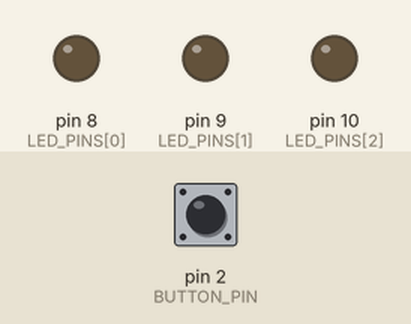
Simulated run of this sketch. Board: Arduino Uno, built with avr-gcc and run on an emulated ATmega328P. On the bench: output pins drawn as LEDs (lit = HIGH). Dashed ring = blinking. The inputs (shaded band) are chosen by the test bench; at power-on: pin 2 (BUTTON_PIN) HIGH.

Above: at 1.2 s.
1.3 s: pin 2 (BUTTON_PIN) pulled LOW for 0.15 s
At 1.45 s:
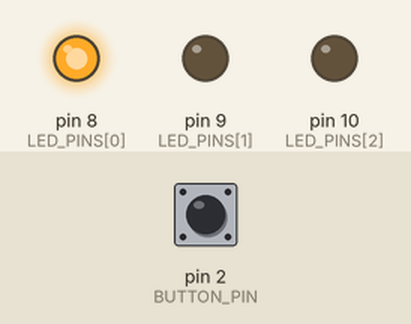
3.7 s: pin 2 (BUTTON_PIN) pulled LOW for 1 s
At 4.15 s:
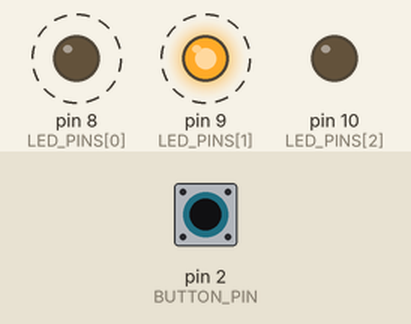
6.7 s: pin 2 (BUTTON_PIN) pulled LOW for 3.2 s
At 7.45 s:
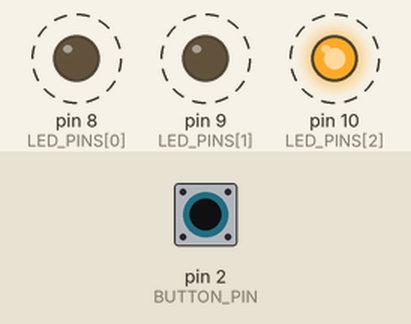
Timing chart, 0 to 11.8 s (numbered marks = the images above; inputs shaded):
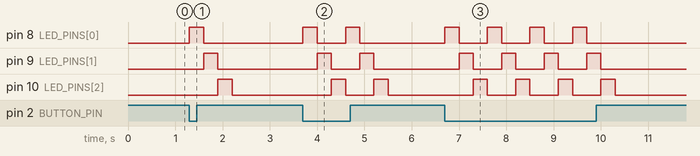

The sketch:

Three_Light.ino
```cpp
// Three light blink
// Hold the button, LEDs on pins 8, 9, 10 light one after another, repeating.
// Release the button, the current cycle finishes, then all LEDs stay off until pressed again.
// Button wired between pin 2 and GND

const int BUTTON_PIN = 2;
const int LED_PINS[] = {8, 9, 10};
const int NUM_LEDS = 3;
const int STEP_MS = 300;

void setup() {
  pinMode(BUTTON_PIN, INPUT_PULLUP);
  for (int i = 0; i < NUM_LEDS; i++) {
    pinMode(LED_PINS[i], OUTPUT);
    digitalWrite(LED_PINS[i], LOW);
  }
}

void loop() {
  // The button is only checked here, between cycles, so a full
  // cycle always completes even if the button is released partway through.
  if (digitalRead(BUTTON_PIN) == LOW) {
    for (int i = 0; i < NUM_LEDS; i++) {
      digitalWrite(LED_PINS[i], HIGH);
      delay(STEP_MS);
      digitalWrite(LED_PINS[i], LOW);
    }
  }
}
```

Measured:
- after the input at 1.3 s, pin 8 (LED_PINS[0]): LOW → HIGH at once, → LOW 0.30 s later; pin 9 (LED_PINS[1]): LOW → HIGH after 0.30 s, → LOW 0.30 s later; pin 10 (LED_PINS[2]): LOW → HIGH after 0.60 s, → LOW 0.30 s later
- after the input at 3.7 s, pin 8 (LED_PINS[0]): alternates HIGH for 0.30 s and LOW for 0.60 s, 4 changes in all, then stays LOW, starting at once; pin 9 (LED_PINS[1]): alternates HIGH for 0.30 s and LOW for 0.60 s, 4 changes in all, then stays LOW, starting after 0.30 s
- after the input at 6.7 s, pin 8 (LED_PINS[0]): alternates HIGH for 0.30 s and LOW for 0.60 s, 8 changes in all, then stays LOW, starting at once; pin 9 (LED_PINS[1]): alternates HIGH for 0.30 s and LOW for 0.60 s, 8 changes in all, then stays LOW, starting after 0.30 s
